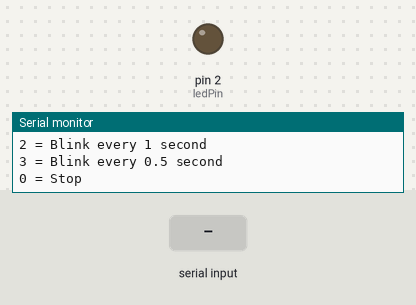
Simulated run of this sketch. Board: Arduino Uno, built with avr-gcc and run on an emulated ATmega328P. On the bench: output pins drawn as LEDs (lit = HIGH), the last lines printed to the serial monitor. Dashed ring = blinking. The test bench sets the inputs (shaded band).

Above: at 1.2 s.
1.3 s: "2\n" received over Serial
At 2.1 s:
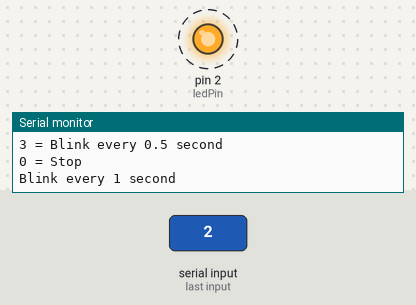
6.8 s: "1\n" received over Serial
At 8.3 s:
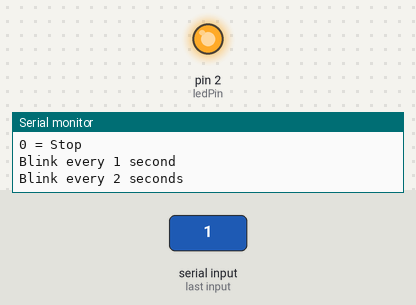
Timing chart, 0 to 14.8 s (numbered marks = the images above; inputs shaded):
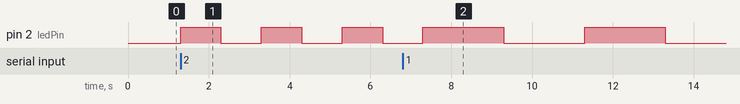

Measured:
- after the input at 1.3 s, pin 2 (ledPin): alternates HIGH for 1.0 s and LOW for 1.0 s, starting at once
- after the input at 6.8 s, pin 2 (ledPin): HIGH → LOW after 2.5 s, → HIGH 2.0 s later, → LOW 2.0 s later

The sketch:

ex3.ino
```cpp
int ledPin = 2;
int speedDelay = 0;

void setup() {
  Serial.begin(115200);
  pinMode(ledPin, OUTPUT);

  Serial.println("===== LED Blink Control =====");
  Serial.println("1 = Blink every 2 seconds");
  Serial.println("2 = Blink every 1 second");
  Serial.println("3 = Blink every 0.5 second");
  Serial.println("0 = Stop");
}

void loop() {

  if (Serial.available() > 0) {

    String value = Serial.readStringUntil('\n');
    value.trim();

    int num = value.toInt();

    if (num == 1) {
      speedDelay = 2000;
      Serial.println("Blink every 2 seconds");
    }
    else if (num == 2) {
      speedDelay = 1000;
      Serial.println("Blink every 1 second");
    }
    else if (num == 3) {
      speedDelay = 500;
      Serial.println("Blink every 0.5 second");
    }
    else if (num == 0) {
      speedDelay = 0;
      digitalWrite(ledPin, LOW);
      Serial.println("Stop");
    }
    else {
      Serial.println("Invalid command! Enter 0, 1, 2, or 3.");
    }
  }

  if (speedDelay > 0) {
    digitalWrite(ledPin, HIGH);
    delay(speedDelay);

    digitalWrite(ledPin, LOW);
    delay(speedDelay);
  }
}
```
